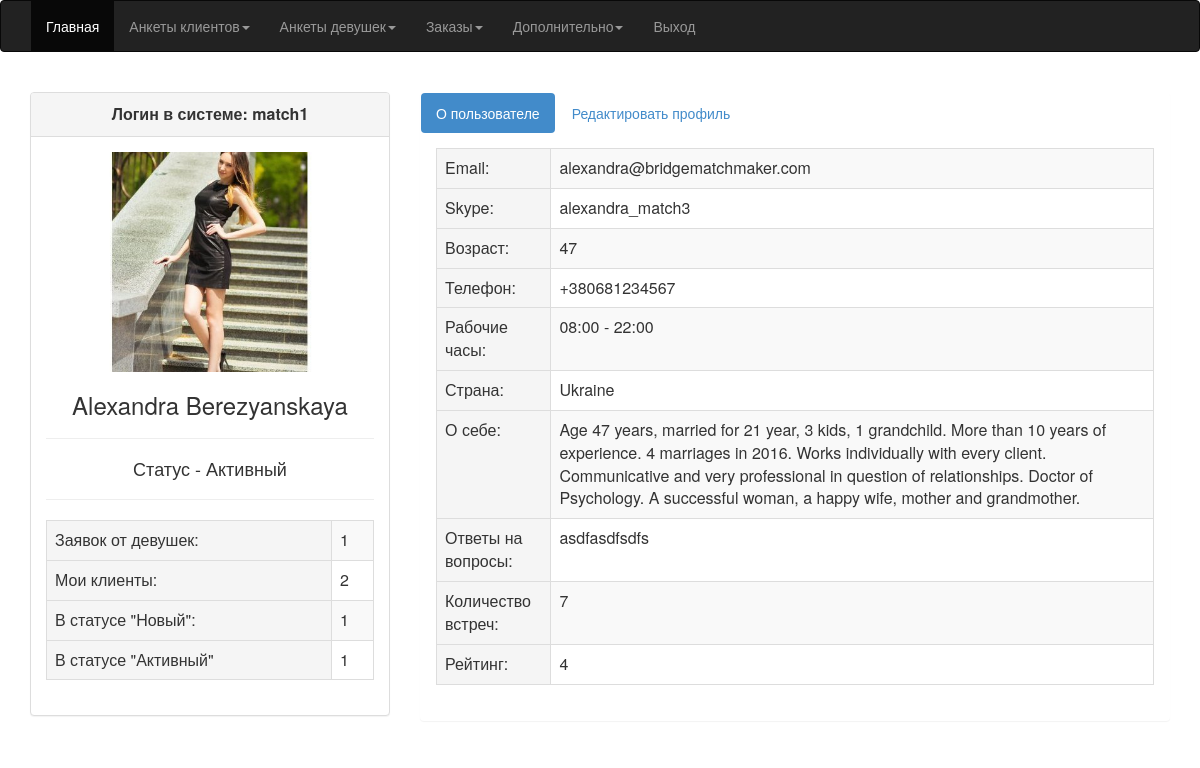
Screenshot of /matchmaker/match.php (signed in) with the database file from the repository.
### tables this page shows
CREATE TABLE IF NOT EXISTS `matchmakers` (
  `id` int(11) NOT NULL AUTO_INCREMENT,
  `name` varchar(128) NOT NULL,
  `email` varchar(64) NOT NULL,
  `skype` varchar(64) NOT NULL,
  `login` varchar(64) NOT NULL,
  `pass` varchar(64) NOT NULL,
  `description` text NOT NULL,
  `age` varchar(64) NOT NULL,
  `country` varchar(64) NOT NULL,
  `phone` varchar(64) NOT NULL,
  `time` varchar(64) NOT NULL,
  `meetings` varchar(32) NOT NULL,
  `rating` varchar(32) NOT NULL,
  `answers` text NOT NULL,
  `foto` varchar(256) NOT NULL,
  `status` varchar(8) NOT NULL,
  PRIMARY KEY (`id`)
);

### matchmaker/match.php (the view, shortened to what this page needs)
<?
$zapros = "SELECT * FROM matchmakers WHERE login='".$_SESSION['login_match']."'";
	$requirest = mysql_query($zapros);
	while($row = mysql_fetch_array($requirest)) {
	  $name = $row['name'];
	  $description = $row['description'];
	  $foto = "../".$row['foto'];
	  $email = $row['email'];
	  $skype = $row['skype'];
	  $age = $row['age'];
	  $country = $row['country'];
	  $login = $row['login'];
	  $status = $row['status'];
	  $phone = $row['phone'];
	  $time = $row['time'];
	  $rating = $row['rating'];
	  $meetings = $row['meetings'];
	  $answers = $row['answers'];
	  }
switch ($status)
	{
		case 1:
			$status_print = "Активный";
		break;
	}
$result_order_girls = mysql_query("SELECT * FROM girls_invite;");
$num_order_girls = mysql_num_rows($result_order_girls);
$result_my_clients = mysql_query("SELECT * FROM clients WHERE matchmaker_login='$login';");
$num_my_clients = mysql_num_rows($result_my_clients);
$result_new_clients = mysql_query("SELECT * FROM clients WHERE status_system='0';");
$num_new_clients = mysql_num_rows($result_new_clients);
$result_active_clients = mysql_query("SELECT * FROM clients WHERE status_system='1';");
$num_active_clients = mysql_num_rows($result_active_clients);
?>
<html>
<head>
	<link rel="stylesheet" href="./css/bootstrap.min.css" />
	<link rel="stylesheet" href="./css/font-awesome.min.css" />
	<link rel="stylesheet" href="./css/bootstrap-select.css">
</head>
<?
include "header.php";
?>
<div class="container" style="margin-top:40px;">
<div id="main">
	<div class="row" id="real-estates-detail">
		<div class="col-lg-4 col-md-4 col-xs-12">
			<div class="panel panel-default">
					<div class="panel-heading">
						<header class="panel-title">
							<div class="text-center">
								<strong>Логин в системе: <? echo $_SESSION['login_match']; ?></strong>
							</div>
						</header>
					</div>
					<div class="panel-body">
						<div class="text-center" id="author">
							<img width="220" height="220" src="<? echo $foto ?>">
							<h3><? echo $name ?></h3>
							<hr>
							<h4>Статус - <? echo $status_print ?></h4>
							<hr>
							<table class="table table-striped table-bordered">
									<tr><td class="active">Заявок от девушек:</td><td><? echo $num_order_girls; ?></td></tr>
									<tr><td class="active">Мои клиенты:</td><td><? echo $num_my_clients; ?></td></tr>
									<tr><td class="active">В статусе "Новый":</td><td><? echo $num_new_clients; ?></td></tr>
									<tr><td class="active">В статусе "Активный"</td><td><? echo $num_active_clients; ?></td></tr>
							</table>
						</div>
					</div>
			</div>
		</div>
		<div class="col-lg-8 col-md-8 col-xs-12">
			<div class="panel">
				<ul id="myTab" class="nav nav-pills">
					<li class="active"><a href="#detail" data-toggle="tab">О пользователе</a></li>
					<li class=""><a href="#contact" data-toggle="tab">Редактировать профиль</a></li>
				</ul>
				<div class="panel-body">
					<div id="myTabContent" class="tab-content">
						<div class="tab-pane fade active in" id="detail">
							<table class="table table-striped table-bordered">
									<tr><td class="active">Email:</td><td><? echo $email ?></td></tr>
									<tr><td class="active">Skype:</td><td><? echo $skype ?></td></tr>
									<tr><td class="active">Возраст:</td><td><? echo $age ?></td></tr>
									<tr><td class="active">Телефон:</td><td><? echo $phone ?></td></tr>
									<tr><td class="active">Рабочие часы:</td><td><? echo $time ?></td></tr>
									<tr><td class="active">Страна:</td><td><? echo $country ?></td></tr>
									<tr><td class="active">О себе:</td><td><? echo $description ?></td></tr>
									<tr><td class="active">Ответы на вопросы:</td><td><? echo $answers ?></td></tr>
									<tr><td class="active">Количество встреч:</td><td><? echo $meetings ?></td></tr>
									<tr><td class="active">Рейтинг:</td><td><? echo $rating ?></td></tr>
							</table>
						</div>
					</div>
				</div>
			</div>
		</div>
	</div>
	</div>
</div>
</html>

### rows the page displays
matchmakers: foto (picture), name "Alexandra Berezyanskaya", status "Активный", email "alexandra@bridgematchmaker.com", skype "alexandra_match3", age "47", phone "+380681234567", time "08:00 - 22:00", country "Ukraine", description "Age 47 years, married for 21 year, 3 kids, 1 grandchild. More than 10 years of experience. 4 marriages in 2016. Works individually with every client. Communicative and very professional in question of relationships. Doctor of Psychology. A successful woman, a happy wife, mother and grandmother.", answers "asdfasdfsdfs", meetings "7", rating "4"

### other values shown
$_SESSION['login_match'] "match1"
$num_order_girls "1"
$num_my_clients "2"
$num_new_clients "1"
$num_active_clients "1"
